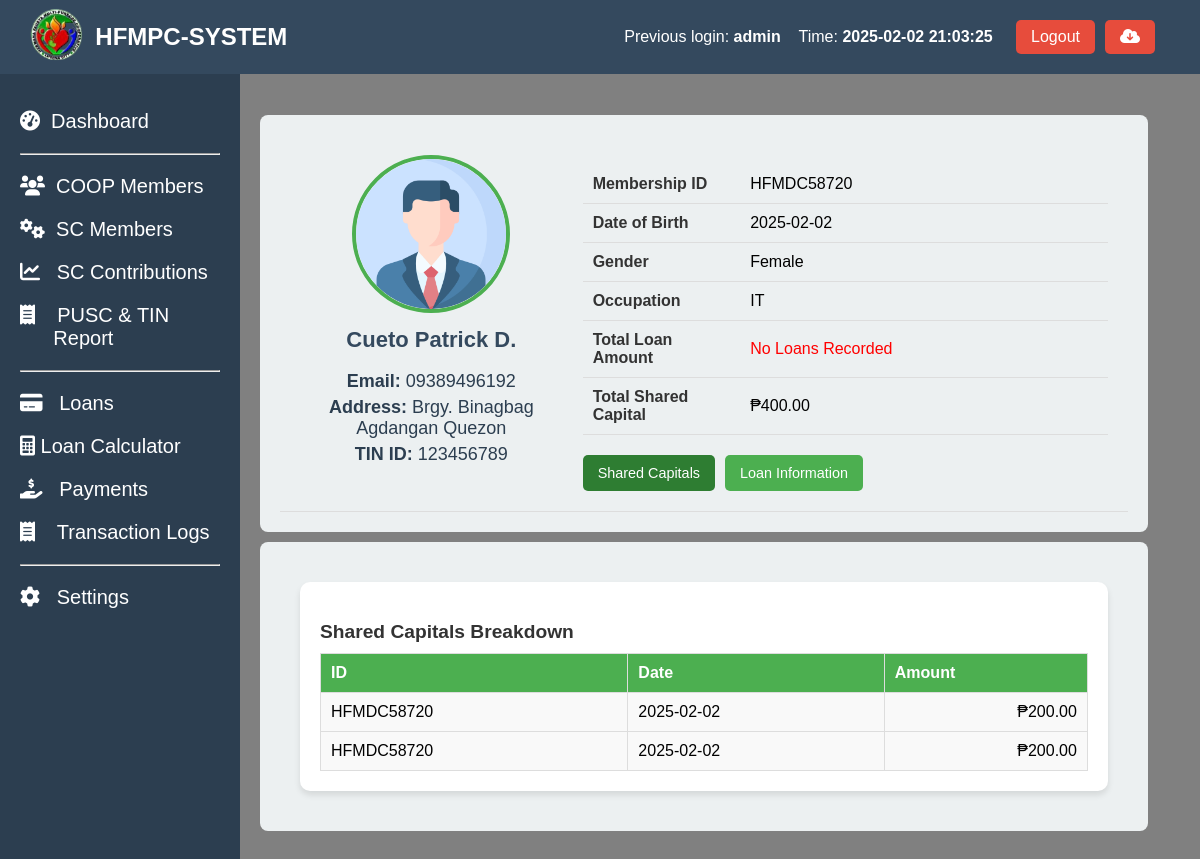
Page /coop_members_profile.php?id=HFMDC58720 (signed in) on the committed database.
### tables this page shows
CREATE TABLE `coop_members` (
  `coop_id` int(50) NOT NULL AUTO_INCREMENT,
  `membership_id` varchar(50) NOT NULL,
  `name_of_member` varchar(255) NOT NULL,
  `contact_number` varchar(20) NOT NULL,
  `tin` varchar(15) NOT NULL,
  `date_accepted` date NOT NULL,
  `bod_resolution` varchar(50) NOT NULL,
  `type_of_membership` varchar(50) NOT NULL,
  `shares_subscribed` int(11) NOT NULL,
  `amount_subscribed` decimal(10,2) NOT NULL,
  `initial_paid_up` decimal(10,2) NOT NULL,
  `address` text NOT NULL,
  `date_of_birth` date NOT NULL,
  `age` int(11) NOT NULL,
  `gender` varchar(20) NOT NULL,
  `civil_status` varchar(50) NOT NULL,
  `occupation` varchar(100) NOT NULL,
  `number_of_dependents` int(11) NOT NULL,
  `religious` varchar(100) NOT NULL,
  `annual_income` decimal(10,2) NOT NULL,
  `date_terminated` date DEFAULT NULL,
  `educational_attainment` varchar(50) NOT NULL,
  `status` int(5) NOT NULL,
  `remarks` varchar(10) NOT NULL,
  `created_at` timestamp NOT NULL DEFAULT current_timestamp(),
  PRIMARY KEY (`coop_id`),
  UNIQUE KEY `membership_id` (`membership_id`)
);

CREATE TABLE `shared_capital_amount` (
  `id` int(11) NOT NULL AUTO_INCREMENT,
  `membership_id` varchar(50) NOT NULL,
  `name` varchar(100) NOT NULL,
  `amount` decimal(10,2) NOT NULL,
  `OR_number` int(50) NOT NULL,
  `date_paid` date NOT NULL,
  `remarks` varchar(10) NOT NULL,
  PRIMARY KEY (`id`),
  KEY `membership_id` (`membership_id`),
  CONSTRAINT `shared_capital_amount_ibfk_1` FOREIGN KEY (`membership_id`) REFERENCES `coop_members` (`membership_id`) ON DELETE CASCADE
);

### coop_members_profile.php (the view, shortened to what this page needs)
<?php include 'header.php' ?>
<?php include 'sidebar.php' ?>
<link rel="stylesheet" href="assets/profile.css">
<?php
if (isset($_GET['id'])) {
    $membership_id = $_GET['id'];
    $sql = "SELECT * FROM coop_members WHERE membership_id = ?";
    $stmt = $conn->prepare($sql);
    $stmt->bind_param("s", $membership_id);
    $stmt->execute();
    $result = $stmt->get_result();
    if ($result->num_rows > 0) {
        $member = $result->fetch_assoc();
    } else {
        echo "No member found with ID: " . htmlspecialchars($membership_id);
        exit();
    }
    $shared_capitals_sql = "SELECT SUM(Amount) AS TotalSharedCapital FROM shared_capital_amount WHERE Membership_ID = ? AND (remarks IS NULL OR remarks != 'Deleted')";
    $stmt = $conn->prepare($shared_capitals_sql);
    $stmt->bind_param("s", $membership_id);
    $stmt->execute();
    $shared_capitals_result = $stmt->get_result();
    $shared_capitals = $shared_capitals_result->fetch_assoc();
    $total_shared_capital = $shared_capitals['TotalSharedCapital'];
    $shared_capitals_sql = "SELECT Date_Paid, Amount, Membership_ID FROM shared_capital_amount WHERE Membership_ID = ?  AND (remarks IS NULL OR remarks != 'Deleted') ";
    $stmt = $conn->prepare($shared_capitals_sql);
    $stmt->bind_param("s", $membership_id);
    $stmt->execute();
    $shared_capitals_result = $stmt->get_result();
    $shared_capitals = $shared_capitals_result->fetch_all(MYSQLI_ASSOC);
    $total_loans_sql = "SELECT SUM(balance_amount) AS TotalLoanAmount FROM coop_member_loans WHERE membership_id = ?";
    $stmt = $conn->prepare($total_loans_sql);
    $stmt->bind_param("s", $membership_id);
    $stmt->execute();
    $total_loans_result = $stmt->get_result();
    $total_loans = $total_loans_result->fetch_assoc();
    $total_loan_amount = $total_loans['TotalLoanAmount'];
} else {
    echo "No membership ID provided.";
    exit();
}
?>
<main class="content-member">
  <section class="stats-member">
    <div class="card-member">
      <div class="card-header-member">
      <div class="profile-card">
                <div class="profile-left">
                    <img src="profile.png" alt="Profile picture">
                    <div class="pinfo">
                        <h2><?php echo htmlspecialchars($member['name_of_member']); ?></h2>
                        <p><strong>Email:</strong> <?php echo htmlspecialchars($member['contact_number']); ?></p>
                        <p><strong>Address:</strong> <?php echo htmlspecialchars($member['address']); ?></p>
                        <p><strong>TIN ID:</strong> <?php echo htmlspecialchars($member['tin']); ?></p>
                    </div>
                </div>
                <div class="profile-right">
                    <table>
                        <tr>
                            <td>Membership ID</td>
                            <td><?php echo htmlspecialchars($member['membership_id']); ?></td>
                        </tr>
                        <tr>
                            <td>Date of Birth</td>
                            <td><?php echo htmlspecialchars($member['date_of_birth']); ?></td>
                        </tr>
                        <tr>
                            <td>Gender</td>
                            <td><?php echo htmlspecialchars($member['gender']); ?></td>
                        </tr>
                        <tr>
                            <td>Occupation</td>
                            <td><?php echo htmlspecialchars($member['occupation']); ?></td>
                        </tr>
                        <tr>
                            <td>Total Loan Amount</td>
                            <td><?php echo $total_loan_amount ? "₱" . number_format($total_loan_amount, 2) : '<span style="color:red;">No Loans Recorded</span>'; ?></td>
                        </tr>
                        <tr>
                            <td>Total Shared Capital</td>
                            <td><?php echo $total_shared_capital ? "₱" . number_format($total_shared_capital, 2) : '<span style="color:red;">No Updated Contribution</span>'; ?></td>
                        </tr>
                    </table>
                    <div class="button-container">
                        <button class="button active" id="shared-capitals-btn">Shared Capitals</button>
                        <button class="button" id="loan-information-btn">Loan Information</button>
                    </div>
                </div>
            </div>
      </div>
    </div>
    <div class="card-member">
      <div class="card-header-member">
            <div class="second-content">
                <div id="shared-capitals-section" class="section active">
                    <h3>Shared Capitals Breakdown</h3>
                    <table>
                        <thead>
                            <tr>
                                <th>ID</th>
                                <th>Date</th>
                                <th>Amount</th>
                            </tr>
                        </thead>
                        <tbody>
                        <?php if (!empty($shared_capitals)): ?>
                            <?php foreach ($shared_capitals as $capital): ?>
                                <tr>
                                    <td><?php echo htmlspecialchars($capital['Membership_ID']); ?></td>
                                    <td><?php echo htmlspecialchars($capital['Date_Paid']); ?></td>
                                    <td style="text-align: right;"><?php echo "₱" . number_format($capital['Amount'], 2); ?></td>
                                </tr>
                            <?php endforeach; ?>
                            <?php else: ?>
                                <tr>
                                    <td colspan="3" style="text-align: center; color: red;">No Shared Capitals Contribution Recorded</td>
                                </tr>
                            <?php endif; ?>
                        </tbody>
                    </table>
                </div>
            </div>
      </div>
    </div>
  </section>
</main>

### header.php (shortened to what this page needs)
<?php
include 'config/config.php';
$previous_user = null;
$sql_prev = "SELECT id, username, login_time FROM login_activity ORDER BY login_time DESC LIMIT 1 OFFSET 1";
$result_prev = $conn->query($sql_prev);
if ($result_prev->num_rows > 0) {
    $previous_user = $result_prev->fetch_assoc();
}
?>
<!DOCTYPE html>
<html lang="en">
<head>
  <link rel="stylesheet" href="https://cdnjs.cloudflare.com/ajax/libs/font-awesome/6.0.0-beta3/css/all.min.css">
  <link rel="stylesheet" href="assets/styles.css">
</head>
<body>
<header class="header">
  <div class="header-content">
    <div class="dashboard-left">
      <a href="index.php"><img src="logo.png" alt="Logo" class="dashboard-logo" width="20%"></a>
      <h1> HFMPC-SYSTEM</h1>
    </div>
    <div class="admin-info">
      <?php if ($previous_user): ?>
        <div class="previous-login-info" style="text-align: right; display: flex; justify-content: space-between;">
          <p>Previous login: <strong><?php echo htmlspecialchars($previous_user['username']); ?></strong></p> &nbsp&nbsp&nbsp&nbsp
          <p>Time: <strong><?php echo htmlspecialchars($previous_user['login_time']); ?></strong></p>&nbsp&nbsp&nbsp
        </div>
      <?php else: ?>
        <p class="previous-login-info">No previous login records found.</p>
      <?php endif; ?>
      <button class="logout-btn" onclick="confirmLogout();">Logout</button>
      <form method="post" action="backup.php" onsubmit="return confirmBackup();">
          <button class="logout-btn" type="submit" name="backup"><i class="fas fa-cloud-download-alt"></i></button>
      </form>
    </div>
  </div>
</header>
</body>
</html>

### sidebar.php (shortened to what this page needs)
<?php
$current_page = basename($_SERVER['PHP_SELF']);
function is_active($page) {
    global $current_page;
    return $current_page == $page ? 'active' : '';
}
?>
<aside class="sidebar">
  <ul>
    <li class="<?= is_active('index.php') ?>"><a href="index.php"><i class="fas fa-tachometer-alt"></i>&nbsp Dashboard</a></li>
    <hr>
    <li class="<?= is_active('coop_members.php') ?>"><a href="coop_members.php"><i class="fas fa-users"></i>&nbsp COOP Members</a></li>
    <li class="<?= is_active('coop_members_shared_capitals.php') ?>"><a href="coop_members_shared_capitals.php"><i class="fas fa-cogs"></i>&nbsp SC Members</a></li>
    <li class="<?= is_active('coop_members_shared_capitals_contribution.php') ?>"><a href="coop_members_shared_capitals_contribution.php"><i class="fas fa-chart-line"></i>&nbsp&nbsp SC Contributions</a></li>
    <li class="<?= is_active('coop_members_pusc_tin.php') ?>"><a href="coop_members_pusc_tin.php"><i class="fas fa-receipt"></i>&nbsp&nbsp&nbsp PUSC & TIN &nbsp&nbsp&nbsp&nbsp&nbsp&nbspReport</a></li>
    <hr>
    <li class="<?= is_active('coop_members_loan.php') ?>"><a href="coop_members_loan.php"><i class="fas fa-credit-card"></i>&nbsp&nbsp Loans</a></li>
    <li class="<?= is_active('loan_amortization.php') ?>"><a href="loan_amortization.php"><i class="fas fa-calculator"></i> Loan Calculator</a></li>
    <li class="<?= is_active('coop_members_payments.php') ?>"><a href="coop_members_payments.php"><i class="fas fa-hand-holding-usd"></i>&nbsp&nbsp Payments</a></li>
    <li class="<?= is_active('coop_members_transaction_logs.php') ?>"><a href="coop_members_transaction_logs.php"><i class="fas fa-receipt"></i>&nbsp&nbsp&nbsp Transaction Logs</a></li>
    <hr>
    <li class="<?= is_active('#') ?>"><a href="#"><i class="fas fa-cog"></i>&nbsp&nbsp Settings</a></li>
  </ul>
</aside>

### assets/styles.css (style rules this page uses)
body { font-family: Arial, sans-serif; margin: 0; height: 100vh; display: flex; flex-direction: column; }
header { background-color: #34495e; color: white; padding: 5px; width: 100%; display: flex; justify-content: space-between; align-items: center; position: fixed; z-index: 10; }
header h1 { font-size: 24px; }
.header-content { display: flex; justify-content: space-between; width: 100%; padding-right: 50px; padding-left: 20px; }
.admin-info { display: flex; align-items: center; gap: 10px; }
.logout-btn { background-color: #e74c3c; color: white; border: none; padding: 8px 15px; cursor: pointer; font-size: 16px; border-radius: 5px; }
.logout-btn { background-color: #e74c3c; color: white; border: none; padding: 8px 15px; cursor: pointer; }
.sidebar { margin-top: 10px; width: 200px; background-color: #2c3e50; color: white; padding: 20px; height: 100%; position: fixed; top: 60px; z-index: 5; }
.sidebar ul { list-style: none; padding: 0; }
.sidebar ul li { margin: 20px 0; }
.sidebar ul li a { color: white; text-decoration: none; font-size: 20px; display: block; transition: 0.5s; }
.dashboard-left { display: flex; align-items: center; gap: 10px; }
.dashboard-logo { height: 60px; width: auto; object-fit: contain; }

### assets/profile.css (style rules this page uses)
.profile-card { display: flex; gap: 20px; padding: 20px; border-bottom: 1px solid #ddd; }
.profile-left { text-align: center; flex: 1; }
.profile-left img { width: 150px; height: 150px; border-radius: 50%; object-fit: cover; border: 4px solid #4CAF50; }
.pinfo h2 { margin-top: 10px; font-size: 1.5rem; color: #333; }
.pinfo p { margin: 5px 0; font-size: 0.9rem; color: #666; }
.profile-right { flex: 2; }
.profile-right table { width: 100%; margin-top: 10px; border-collapse: collapse; }
.profile-right table td { padding: 10px; border-bottom: 1px solid #ddd; }
.profile-right table td:first-child { font-weight: bold; color: #333; width: 30%; }
.button-container { margin-top: 20px; display: flex; gap: 10px; }
.button { padding: 10px 15px; font-size: 0.9rem; border: none; border-radius: 5px; background-color: #4CAF50; color: white; cursor: pointer; transition: background 0.3s; }
.button.active { background-color: #2e7d32; }
.second-content { padding: 20px; }
.section { display: none; background: #fff; padding: 20px; border-radius: 10px; box-shadow: 0 4px 6px rgba(0, 0, 0, 0.1); }
.section h3 { margin-bottom: 10px; font-size: 1.2rem; color: #333; }
.section table { width: 100%; border-collapse: collapse; margin-top: 10px; }
.section table th, .section table td { padding: 10px; border: 1px solid #ddd; text-align: left; }
.section table th { background-color: #4CAF50; color: white; }
.section table td { background-color: #f9f9f9; }
.section.active { display: block; }
.content-member { background-color: gray; margin-left: 150px; padding: 100px; margin-top: 5px; flex-grow: 1; height: 100vh; overflow-y: auto; position: relative; display: block; flex-direction: column; }
.stats-member { margin-top: 10px; width: 105%; }
.card-member { background-color: #ecf0f1; border-radius: 8px; padding: 20px; width: 95%; margin-left: 10px; position:relative; display: block; flex-direction: column; margin-top: 10px; }
.card-member h2 { font-size: 22px; color: #34495e; }
.card-member p { font-size: 18px; color: #2c3e50; }

### rows in the picture
coop_members: name_of_member "Cueto Patrick D.", contact_number "09389496192", address "Brgy. Binagbag Agdangan Quezon", tin "123456789", membership "HFMDC58720", date_of_birth "2025-02-02", gender "Female", occupation "IT"
shared_capital_amount: membership "HFMDC58720", date_paid "2025-02-02", amount "200.00"
shared_capital_amount: membership "HFMDC58720", date_paid "2025-02-02", amount "200.00"

### other values in the picture
$previous_user['username'] "admin"
$previous_user['login_time'] "2025-02-02 21:03:25"
$total_shared_capital "400.00"
